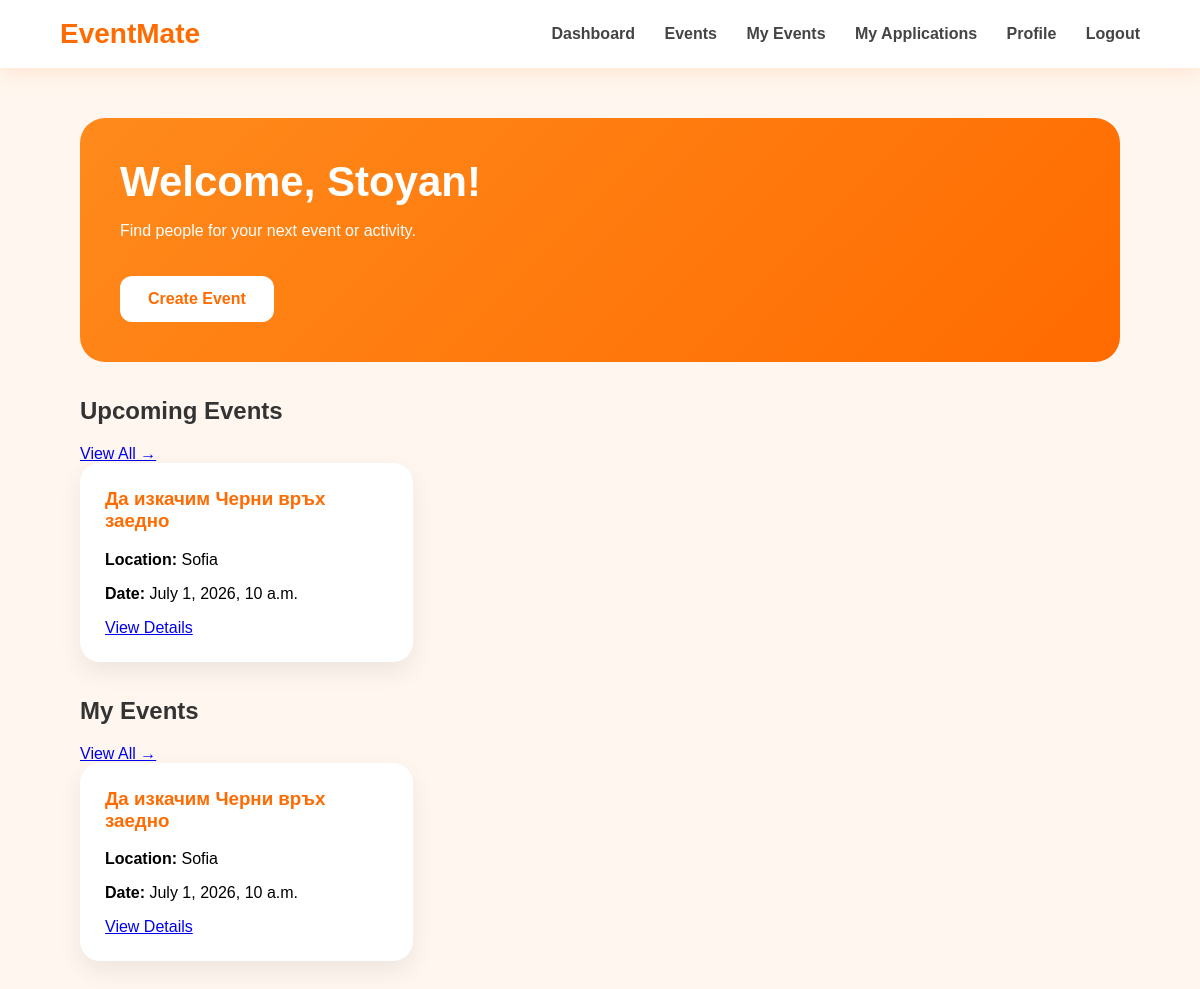
The app's page /dashboard/ (signed in) with its own data.
### events/models.py (models this page shows, shortened)
class Event(models.Model):
    CATEGORY_CHOICES = [
        ("sport", "Sport"),
        ("party", "Party"),
        ("festival", "Festival"),
        ("hiking", "Hiking"),
        ("cinema", "Cinema"),
        ("concert", "Concert"),
        ("games", "Board Games"),
        ("other", "Other"),
    ]
    organizer = models.ForeignKey(
        User,
        on_delete=models.CASCADE,
        related_name="created_events"
    )
    title = models.CharField(max_length=100)
    description = models.TextField()
    category = models.CharField(
        max_length=50,
        choices=CATEGORY_CHOICES
    )
    location = models.CharField(max_length=150)
    date_time = models.DateTimeField()
    max_participants = models.PositiveIntegerField()
    is_adults_only = models.BooleanField(default=False)
    created_at = models.DateTimeField(auto_now_add=True)

### accounts/views.py (the view)
# urls.py: path("dashboard/", views.dashboard_view, name="dashboard"),
def dashboard_view(request):
    events = Event.objects.order_by("-created_at")[:3]
    my_events = Event.objects.filter(
        organizer=request.user
    )
    return render(
        request,
        "accounts/dashboard.html",
        {
            "events": events,
            "my_events": my_events,
        }
    )

### accounts/templates/accounts/dashboard.html (shortened to what this page needs)
<!DOCTYPE html>
<html lang="en">
<head>
</head>
<body>
    <div class="navbar">
        <div class="logo">EventMate</div>
        <div class="nav-links">
            <a href="/dashboard/">Dashboard</a>
            <a href="/events/">Events</a>
            <a href="/events/my/">My Events</a>
            <a href="/applications/my/">My Applications</a>
            <a href="/profile/">Profile</a>
            <a href="/logout/">Logout</a>
        </div>
    </div>
    <div class="container">
        <div class="welcome-card">
            <h1>Welcome, {{ request.user.username }}!</h1>
            <p>Find people for your next event or activity.</p>
            <a href="/events/create/" class="create-btn">
                Create Event
            </a>
        </div>
        <div class="section-header">
            <h2 class="section-title">Upcoming Events</h2>
            <a href="/events/" class="view-all">
                View All →
            </a>
        </div>
        <div class="cards">
            {% for event in events %}
                <div class="card">
                    <h3>{{ event.title }}</h3>
                    <p><strong>Location:</strong> {{ event.location }}</p>
                    <p><strong>Date:</strong> {{ event.date_time }}</p>
                    <a href="/events/{{ event.id }}/" class="btn btn-outline">View Details</a>
                </div>
            {% empty %}
                <div class="card">
                    <h3>No events yet</h3>
                    <p class="empty">Soon you will see available events here.</p>
                </div>
            {% endfor %}
        </div>
        <div class="section-header">
            <h2 class="section-title">My Events</h2>
            <a href="/events/my/" class="view-all">
                View All →
            </a>
        </div>
        <div class="cards">
            {% for event in my_events %}
                <div class="card">
                    <h3>{{ event.title }}</h3>
                    <p><strong>Location:</strong> {{ event.location }}</p>
                    <p><strong>Date:</strong> {{ event.date_time }}</p>
                    <a href="/events/{{ event.id }}/" class="btn btn-outline">View Details</a>
                </div>
            {% empty %}
                <div class="card">
                    <h3>No created events</h3>
                    <p class="empty">Create your first event and invite people to join.</p>
                </div>
            {% endfor %}
        </div>
    </div>
</body>
</html>

### accounts/templates/accounts/dashboard.html (style rules this page uses)
body { margin: 0; font-family: Arial, sans-serif; background: #fff7ef; }
.navbar { background: white; padding: 18px 60px; display: flex; justify-content: space-between; align-items: center; box-shadow: 0 5px 20px rgba(255, 120, 40, 0.15); }
.logo { font-size: 28px; font-weight: bold; color: #ff6b00; }
.nav-links a { margin-left: 25px; text-decoration: none; color: #444; font-weight: bold; }
.container { padding: 50px 80px; }
.welcome-card { background: linear-gradient(135deg, #ff8a1c, #ff6b00); color: white; padding: 40px; border-radius: 25px; margin-bottom: 35px; }
.welcome-card h1 { margin: 0 0 10px; font-size: 42px; }
.create-btn { display: inline-block; margin-top: 20px; background: white; color: #ff6b00; padding: 14px 28px; border-radius: 12px; text-decoration: none; font-weight: bold; }
.section-title { color: #333; margin-top: 35px; }
.cards { display: grid; grid-template-columns: repeat(3, 1fr); gap: 20px; }
.card { background: white; padding: 25px; border-radius: 20px; box-shadow: 0 10px 25px rgba(0,0,0,0.07); }
.card h3 { color: #ff6b00; margin-top: 0; }

### records on screen
Event: title "Да изкачим Черни връх заедно", location "Sofia", date_time "July 1, 2026, 10 a.m."

### other values on screen
{{ request.user.username }} "Stoyan"
